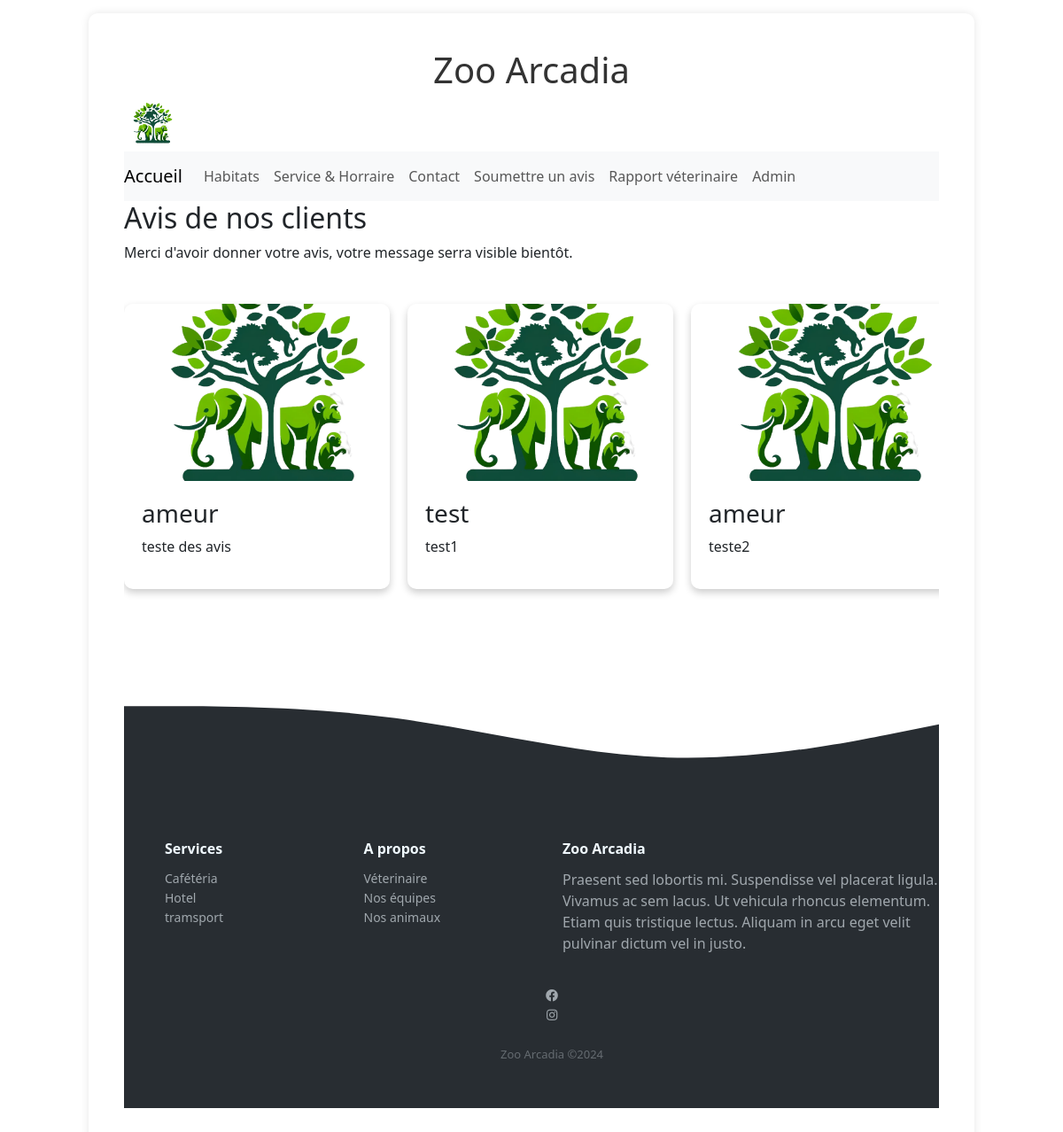
The app's page /avis_visibles/ with its own data.
### liste/models.py (models this page shows, shortened)
class Avis(models.Model):
    pseudo = models.CharField(max_length=50)
    commentaire = models.TextField()
    isVisible = models.BooleanField(default=False)

### liste/views.py (the view)
# urls.py: path('avis_visibles/', views.avis_visible, name='avis_visibles'),
def avis_visible(request):
    avis_liste = Avis.objects.filter(isVisible=True)  # Récupère uniquement les avis visibles
    return render(request, 'liste/avis_visibles.html', {'avis_liste': avis_liste})

### liste/templates/liste/avis_visibles.html (shortened to what this page needs)
{% load static %}
<html lang="fr">
  <head>
    <link
      rel="stylesheet"
      href="https://cdnjs.cloudflare.com/ajax/libs/font-awesome/5.15.3/css/all.min.css"
    />
    <link
      href="https://cdn.jsdelivr.net/npm/bootstrap@5.3.2/dist/css/bootstrap.min.css"
      rel="stylesheet"
    />
    <link
      rel="stylesheet"
      <link
      rel="stylesheet"
      href="{% static 'liste/style.css' %}"
    />
  </head>
  <body>
    <div class="main-content">
    <div class="h1-container">
      <h1>Zoo Arcadia</h1>
    </div>
      <header>
      <a class="navbar-brand" href="/">
        <img src="{% static 'liste/images/logo.png' %}" alt="Logo Zoo Arcadia" style="height: 60px;">
    </a>
         <nav class="navbar navbar-expand-lg navbar-light bg-light">
          <a class="navbar-brand" href="/">Accueil</a>
          <div class="collapse navbar-collapse" id="navbarNav">
            <ul class="navbar-nav">
              <li class="nav-item active">
                <a class="nav-link" href="/habitat">Habitats <span class="sr-only">(current)</span></a>
              </li>
              <li class="nav-item">
                <a class="nav-link" href="/service">Service & Horraire </a>
              </li>
              <li class="nav-item">
                <a class="nav-link" href="/contact">Contact</a>
              </li>
            <li class="nav-item">
              <a class="nav-link" href="/submit_avis">Soumettre un avis</a>
            </li>
          <li class="nav-item">
            <a class="nav-link" href="/rapport">Rapport véterinaire</a>
          </li>
            <li class="nav-item">
              <a class="nav-link" href="/admin">Admin</a>
            </li>
            </ul>
          </div>
        </nav>
      </header>
      <main>
        <div class="h2-avis">
          <h2>Avis de nos clients</h2>
      </div>
      <div><p>Merci d'avoir donner votre avis, votre message serra visible bientôt.<p></div>
      <div class="avis-slider">
          {% for avis in avis_liste %}
          <div class="avis-card">
              <img src="{% static 'liste/images/logo.png' %}" alt="Image Avis" class="avis-image">
              <div class="avis-content">
                  <h3>{{ avis.pseudo }}</h3>
                  <p>{{ avis.commentaire }}</p>
              </div>
          </div>
          {% endfor %}
      </div>
          <section>
            <div class="svg-image"><svg xmlns="http://www.w3.org/2000/svg" viewBox="0 0 1440 320">
              <path fill="#282d32" fill-opacity="1" d="M0,160L80,160C160,160,320,160,480,181.3C640,203,800,245,960,250.7C1120,256,1280,224,1360,208L1440,192L1440,320L1360,320C1280,320,1120,320,960,320C800,320,640,320,480,320C320,320,160,320,80,320L0,320Z"></path>
            </svg></div>
          </section>
      </main>
      <footer>
      <div class="footer-dark">
        <footer>
            <div class="container-media">
                <div class="row">
                    <div class="col-sm-6 col-md-3 item">
                        <h3>Services</h3>
                        <ul>
                            <li><a href="#"> Cafétéria </a></li>
                            <li><a href="#"> Hotel </a></li>
                            <li><a href="#"> tramsport </a></li>
                        </ul>
                    </div>
                    <div class="col-sm-6 col-md-3 item">
                        <h3>A propos</h3>
                        <ul>
                            <li><a href="#">Véterinaire</a></li>
                            <li><a href="#">Nos équipes</a></li>
                            <li><a href="#">Nos animaux</a></li>
                        </ul>
                    </div>
                    <div class="col-md-6 item text">
                        <h3>Zoo Arcadia</h3>
                        <p>Praesent sed lobortis mi. Suspendisse vel placerat ligula.
                           Vivamus ac sem lacus. Ut vehicula rhoncus elementum.
                           Etiam quis tristique lectus. Aliquam in arcu eget velit
                            pulvinar dictum vel in justo.</p>
                    </div>
                    <div>
                    <ul class="text-center">
                      <li>
                          <a class="facebook" href="https://www.facebook.com/votrepagefacebook" target="_blank">
                              <i class="fab fa-facebook" aria-hidden="true"></i>
                          </a>
                      </li>
                      <li>
                          <a class="instagram" href="https://www.instagram.com/votrepageinstagram" target="_blank">
                              <i class="fab fa-instagram" aria-hidden="true"></i>
                          </a>
                      </li>
                  </ul>
                <p class="copyright">Zoo Arcadia ©2024</p>
            </div>
        </footer>
    </div>
  </div>
  </body>
  </html>

### liste/static/liste/style.css (style rules this page uses)
.main-content { margin: 15px auto; width: 90%; max-width: 1000px; background-color: #ffffff; padding: 40px; border-radius: 10px; box-shadow: 0 0 10px rgba(12, 5, 5, 0.1); }
.h1-container { text-align: center; animation-name: titel; animation-duration: 2s; }
.container-media { margin-left:5%; }
.footer-dark { padding:50px 0; color:#f0f9ff; background-color:#282d32; }
.footer-dark h3 { margin-top:0; margin-bottom:12px; font-weight:bold; font-size:16px; }
.footer-dark ul { padding:0; list-style:none; line-height:1.6; font-size:14px; margin-bottom:0; }
.footer-dark ul a { color:inherit; text-decoration:none; opacity:0.6; }
.footer-dark .item.text { margin-bottom:36px; }
.footer-dark .item.text p { opacity:0.6; margin-bottom:0; }
.footer-dark .copyright { text-align:center; padding-top:24px; opacity:0.3; font-size:13px; margin-bottom:0; }
.avis-slider { display: flex; overflow-x: auto; scroll-snap-type: x mandatory; -webkit-overflow-scrolling: touch; padding: 20px 0; }
.avis-card { flex: 0 0 auto; width: 90%; max-width: 300px; margin: 10px; box-shadow: 0 4px 8px rgba(0,0,0,0.2); border-radius: 10px; background-color: white; scroll-snap-align: start; transition: transform 0.3s ease-in-out; }
.avis-image { width: 100%; height: 200px; object-fit: cover; border-top-left-radius: 10px; border-top-right-radius: 10px; }
.avis-content { padding: 20px; }
img { width: 100px; height: auto; border-radius: 5px; }
h1 { text-align: center; color: #333; }
.navbar-brand img { width: auto; height: 50px; }

### records on screen
Avis: pseudo "ameur", commentaire "teste des avis"
Avis: pseudo "test", commentaire "test1"
Avis: pseudo "ameur", commentaire "teste2"
